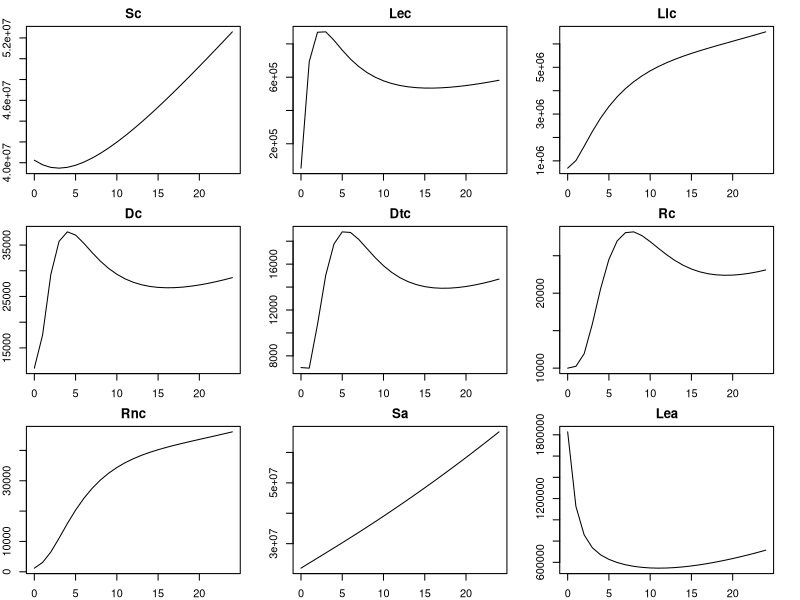
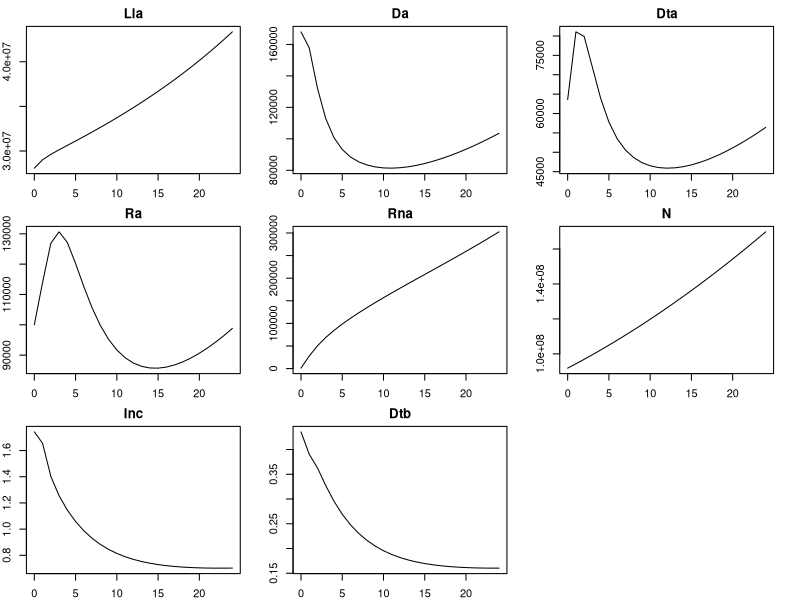

Write the R code that produced these figures, in order.
eventdat <- data.frame(var=c("Inc","Inc","Inc","Inc","Inc","Inc","Inc","Inc","Inc","Inc","Inc","Inc","Inc","Inc","Inc","Inc","Inc","Inc","Inc","Inc","Inc","Inc","Inc","Inc","Inc","Dtb","Dtb","Dtb","Dtb","Dtb","Dtb","Dtb","Dtb","Dtb","Dtb","Dtb","Dtb","Dtb","Dtb","Dtb","Dtb","Dtb","Dtb","Dtb","Dtb","Dtb","Dtb","Dtb","Dtb","Dtb"),
                       time=c(0,1,2,3,4,5,6,7,8,9,10,11,12,13,14,15,16,17,18,19,20,21,22,23,24,0,1,2,3,4,5,6,7,8,9,10,11,12,13,14,15,16,17,18,19,20,21,22,23,24),#c(1.1,2.1,3.1,4.1,5.1,6.1,7.1,8.1,9.1,10.1),
                       value=c(0,0,0,0,0,0,0,0,0,0,0,0,0,0,0,0,0,0,0,0,0,0,0,0,0,0,0,0,0,0,0,0,0,0,0,0,0,0,0,0,0,0,0,0,0,0,0,0,0,0),
                       method=c("rep","rep","rep","rep","rep","rep","rep","rep","rep","rep","rep","rep","rep","rep","rep","rep","rep","rep","rep","rep","rep","rep","rep","rep","rep","rep","rep","rep","rep","rep","rep","rep","rep","rep","rep","rep","rep","rep","rep","rep","rep","rep","rep","rep","rep","rep","rep","rep","rep","rep"))

# Define the helper function `ode_results`, to obtain the solution of the ODEs.
ode_results <- function(parms, end_time = 24) {  #11 years from 2011 to 2021
  forcer1 = matrix(c(0, parms['pi1'], 10, parms['pi2'], 24, parms['pi3']), 
                   ncol = 2, byrow = TRUE)
  force_func1 = approxfun(x = forcer1[,1], y = forcer1[,2], method = "linear", rule = 2)
  forcer2 = matrix(c(0, parms['mu1'], 10, parms['mu2'], 24, parms['mu3']), 
                   ncol = 2, byrow = TRUE)
  force_func2 = approxfun(x = forcer2[,1], y = forcer2[,2], method = "linear", rule = 2)
  des = function(time, state, parms) {
    with(as.list(c(state, parms)), {
      #children
      dSc       <-  force_func1(time)*N - (betac*Sc*(Dc+Da))/N - force_func2(time)*Sc - Sc*0.059
      dLec      <-  betac*(Sc+alpha*(Llc+Rnc+Rc))*(Dc+Da)/N - (omega+(0.7*0.29+0.3)*p+force_func2(time))*Lec - Lec*0.059
      dLlc      <-  omega*Lec - ((alpha*betac*(Dc+Da))/N+(0.7*0.29+0.3)*v+force_func2(time))*Llc - Llc*0.059 + 0.5*(Rnc+Rc)
      dDc       <-  (0.7*0.29+0.3)*p*Lec + (0.7*0.29+0.3)*v*Llc + f*Dtc + rho_n*Rnc + rho*Rc - (sigma*q+tau_n+mu_n)*Dc - Dc*0.059
      dDtc      <-  sigma*q*Dc - (f+tau+mut)*Dtc - Dtc*0.059
      dRnc      <-  tau_n*Dc - alpha*betac*Rnc*(Dc+Da)/N - (rho_n+force_func2(time))*Rnc - Rnc*0.059
      dRc       <-  tau*Dtc - (rho+force_func2(time)+0.5)*Rc - Rc*0.059
      
      #adults
      dSa       <-  Sc*0.059 - (betaa*Sa*(Dc+Da))/N - force_func2(time)*Sa
      dLea      <-  Lec*0.059 + betaa*(Sa+alpha*(Lla+Rna+Ra))*(Dc+Da)/N - (omega+p+force_func2(time))*Lea
      dLla      <-  Llc*0.059 + omega*Lea - ((alpha*betaa*(Dc+Da))/N+v+force_func2(time))*Lla + 0.5*(Rna+Ra)
      dDa       <-  Dc*0.059 + p*Lea + v*Lla + f*Dta + rho_n*Rna + rho*Ra - (sigma*q+tau_n+mu_n)*Da
      dDta      <-  Dtc*0.059 + sigma*q*Da - (f+tau+mut)*Dta
      dRna      <-  Rnc*0.059 + tau_n*Da - alpha*betaa*Rna*(Dc+Da)/N - (rho_n+force_func2(time))*Rna
      dRa       <-  Rc*0.059 + tau*Dta - (rho+force_func2(time)+0.5)*Ra
      
      dN        <- dSc+dLec+dLlc+dDc+dDtc+dRc+dRnc+dSa+dLea+dLla+dDa+dDta+dRa+dRna
      dInc      <- (((0.7*0.29+0.3)*p*Lec + (0.7*0.29+0.3)*v*Llc + rho_n*Rnc + rho*Rc + p*Lea + v*Lla + rho_n*Rna + rho*Ra)/N)*1000
      dDtb      <- ((mu_n*Da + mut*Dta + mu_n*Dc + mut*Dtc)/N)*1000   # + (Dc+Dtc+Da+Dta)*mu
      
      return(list(c(dSc,dLec,dLlc,dDc,dDtc,dRc,dRnc,dSa,dLea,dLla,dDa,dDta,dRa,dRna,dN,dInc,dDtb)))
      
    })
  }
  # yini = c(Sc=40242416, Lec=93531, Llc=887913, Dc=8061, Dtc=6979, Rc=75000, Rnc=4200,  
  #          Sa=25947265, Lea=887913, Lla=23076526, Da=64613, Dta=63583, Ra=400000, Rna=60000, N=91818000, Inc=90000, Dtb = 20490) #, Inc=159000, Dtb = 30000
  yini = c(Sc=40242416, Lec=53531, Llc=687913, Dc=11061, Dtc=6979, Rc=10000, Rnc=1200,
           Sa=21947265, Lea=1827913, Lla=28076526, Da=168000, Dta=63583, Ra=100000, Rna=1000, N=91818000, Inc=(160000/91818000)*1000, Dtb = (40000/91818000)*1000) #, Inc=159000, Dtb = 30000
  
  
  times = seq(0, end_time, by = 1)
  out = deSolve::ode(yini, times, des, parms, events = list(data = eventdat))
  return(out)
}

# Define the helper function `get_results` that acts as `ode_results`, but has the additional feature
# of allowing us to decide which outputs and times should be returned
get_results <- function(params, times, outputs) {
  t_max <- max(times)
  all_res <- ode_results(params, t_max)
  actual_res <- all_res[all_res[,'time'] %in% times, c('time', outputs)]
  shaped <- reshape2::melt(actual_res[,outputs])
  return(setNames(shaped$value, paste0(shaped$Var2, actual_res[,'time'], sep = "")))
}

# Define the helper function `plot_runs` which takes a data frame containing parameter sets and plots the trajectories for
# S, E, I, R for them.
plot_runs <- function(points){
  sol <- list()
  for (i in 1:nrow(points)) sol[[i]]<-ode_results(points[i,])
  par(mar = c(3, 3, 3, 3))
  do.call(plot, sol)
}

# parameters values:[19]
parameters_values <- c(
  pi1 = 0.035798,pi2 = 0.0324,pi3 = 0.0282,#pi3 = 0.0252,#pi = 0.029,#birth
  mu1 = 0.008496738,mu2 = 0.006798442,mu3 = 0.0054,#mu3 = 0.0054,#mu = 0.007,#mortality
  betac = 13.71359921,
  betaa = 11.19208761,
  omega = 0.87200138,
  p = 0.082605,
  v = 0.000594,
  tau_n = 0.163345,#0.144,
  tau = 0.923375,
  mu_n = 0.18517,#0.094,
  mut = 0.03873,#0.04,   #0.019 literature #0.04 facilities data
  sigma = 0.569559,
  q = 0.942588,
  f = 0.012055,
  alpha = 0.239097,
  rho_n = 0.020554,
  rho = 0.011527
)

# # parameters values post calibration:
# parameters_values <- c(
#   pi1 = 0.0358,pi2 = 0.0324,pi3 = 0.0262,#pi = 0.029,#birth 
#   mu1 = 0.0085,mu2 = 0.0068,mu3 = 0.0054,#mu = 0.007,#mortality 
#   betac = 14,  #transmission in children
#   betaa = 14,  #transmission in adults
#   #betac1 = 13.5, betac2 = 13.0, betac3 = 12.5, betac4 = 12.0, #transmission in children
#   #betaa1 = 14.0, betaa2 = 13.5, betaa3 = 13, betaa4 = 12.5, #transmission in adults
#   omega = 0.872, #progression from early latent to late latent
#   p = 0.0826, #probability of active TB from early latent
#   v = 0.000594, #probability of active TB from late latent
#   tau_n = 0.178, #self-recovery
#   tau = 0.9233, #recovery through treatment (standard care)
#   mu_n = 0.2024, #TB mortality no treatment
#   mut = 0.03945, #TB mortality on treatment   #0.019 literature #0.04 facilities data
#   sigma = 0.65,  #detection rate
#   g = 0, #intervention coverage, 0 = no intervention
#   q = 0.9484, #treatment initiation
#   f = 0.012, #LTFU
#   alpha = 0.2274, #protection from reinfection in recovered individuals
#   rho_n = 0.02, #relapse following self-cure
#   rho = 0.0122, #relapse following treatment
#   #MERM
#   tau_star = 0.965,
#   mut_star = 0.019,
#   f_star = 0.018,
#   rho_star = 0.01
#   #99DOTS
#   # tau_star = 0.963,
#   # mut_star = 0.034,
#   # f_star = 0.003,
#   # rho_star = 0.01
# )


solution <- ode_results(parameters_values)
par(mar = c(2, 2, 2, 2))
plot(solution)

#library("writexl")
#solutionasdata<- data.frame(solution)
#write_xlsx(solutionasdata,"N:\\Documents\\solution_events.xlsx")
